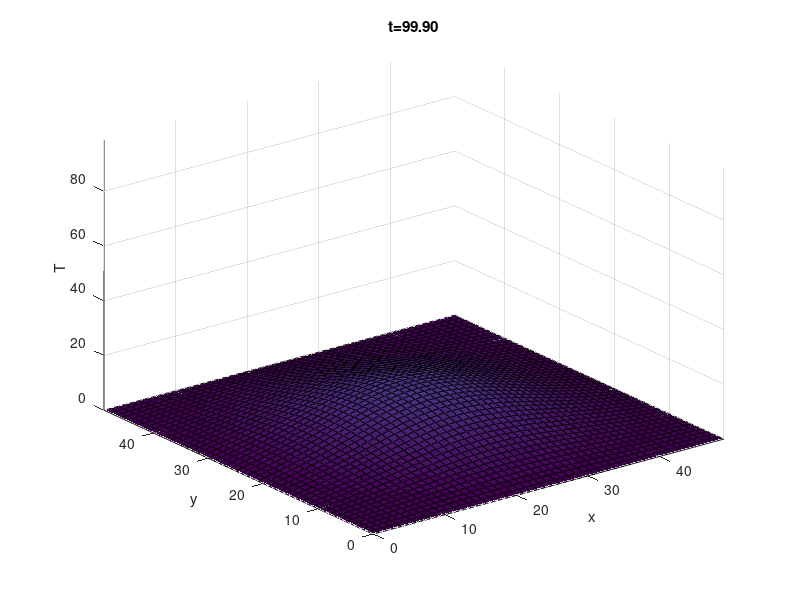

MATLAB code for this plot:
clear all;
clc;

%% parameterek
a=0.5;        % hodiffuzivitas
maxIter=1000; % iteracioszam
dt=0.1;       % ido felbontasa
Nx=50;        % pontok szama x iranyban
Ny=50;        % pontok szama y iranyban
dx=1;         % hely felbontasa
plot3D=true;  % 3D-ben abrazoljunk?

r=a*dt/dx^2;
if r>0.5
    warning('numerical instability!');
end

%% kezdeti feltetel: a kezdeti T(x,y,0) homersekleteloszlas adott
x=(0:Nx-1)*dx;
y=(0:Ny-1)*dx;
T=zeros(length(y),length(x));
for iy=2:Ny-1
    for ix=2:Nx-1
        T(iy,ix)=100*exp((-(x(ix)-x(end)/2).^2-(y(iy)-x(end)/2).^2)/40);
    end
end
maxT=max(max(T));

%% vegesdifferencia-modszer
%     PDE: dT/dt=a*(d^2/dx^2+d^2/dy^2)T
%     Dirichlet-peremfeltetelek: T(0,y,t)=T(L,y,t)=T(x,0,t)=T(x,L,t)=0
for it=1:maxIter
    for iy=2:Ny-1
        for ix=2:Nx-1
            T(iy,ix)=T(iy,ix)+r*(T(iy,ix+1)+T(iy,ix-1)+T(iy-1,ix)+T(iy+1,ix)-4*T(iy,ix));
        end
    end
    if mod(it-1,10)==0 || it==maxIter
        if plot3D
            figure(1);
            surf(x,y,T);
            axis([x(1) x(end) y(1) y(end) 0 maxT]);
            caxis([0 maxT]);
            xlabel('x');
            ylabel('y');
            zlabel('T');
            title(sprintf('t=%.2f',(it-1)*dt));
            drawnow;
        else
            figure(1);
            imagesc(x,y,T);
            caxis([0 maxT]);
            colorbar;
            xlabel('x');
            ylabel('y');
            set(gca,'YDir','normal');
            title(sprintf('T(x,y,t=%.2f)',(it-1)*dt));
            drawnow;
        end
    end
end